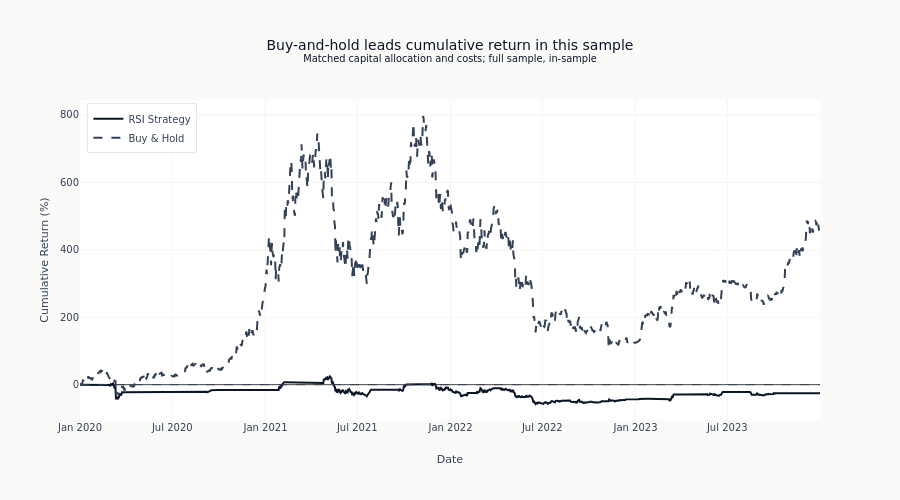

Notebook code cell kept with this figure:
### Code cell
fig = go.Figure()

strategy_cum = portfolio.cumulative_returns() * 100
bh_cum = bh_portfolio.cumulative_returns() * 100

fig.add_trace(
    go.Scatter(
        x=strategy_cum.index,
        y=strategy_cum,
        name="RSI Strategy",
        line=dict(color=COLORS["blue"]),
    )
)

fig.add_trace(
    go.Scatter(
        x=bh_cum.index,
        y=bh_cum,
        name="Buy & Hold",
        line=dict(color=COLORS["neutral"], dash="dash"),
    )
)

fig.update_layout(
    title=(
        f"{return_leader} leads cumulative return in this sample"
        "<br><sup>Matched capital allocation and costs; full sample, in-sample</sup>"
    ),
    xaxis_title="Date",
    yaxis_title="Cumulative Return (%)",
    height=500,
    legend=dict(yanchor="top", y=0.99, xanchor="left", x=0.01),
    hovermode="x unified",
)
fig.add_hline(y=0, line_dash="dash", line_color=COLORS["neutral"], line_width=1)
fig.show()

### Figure 1 — Plotly figure (JSON) as saved in the notebook; plotly's stock layout.template omitted (floating-point values rounded to 4 significant figures; data arrays with more than 128 entries replaced by an {"elided": "..."} marker saying what was removed)
{"data": [{"line": {"color": "#0a1628"}, "name": "RSI Strategy", "type": "scatter", "x": {"elided": "1461 str values"}, "y": {"elided": "1461 float values"}}, {"line": {"color": "#334155", "dash": "dash"}, "name": "Buy & Hold", "type": "scatter", "x": {"elided": "1461 str values"}, "y": {"elided": "1461 float values"}}], "layout": {"height": 500, "hovermode": "x unified", "legend": {"x": 0.01, "xanchor": "left", "y": 0.99, "yanchor": "top"}, "shapes": [{"line": {"color": "#334155", "dash": "dash", "width": 1}, "type": "line", "x0": 0, "x1": 1, "xref": "x domain", "y0": 0, "y1": 0, "yref": "y"}], "title": {"text": "Buy-and-hold leads cumulative return in this sample<br><sup>Matched capital allocation and costs; full sample, in-sample</sup>"}, "xaxis": {"title": {"text": "Date"}}, "yaxis": {"title": {"text": "Cumulative Return (%)"}}}}
